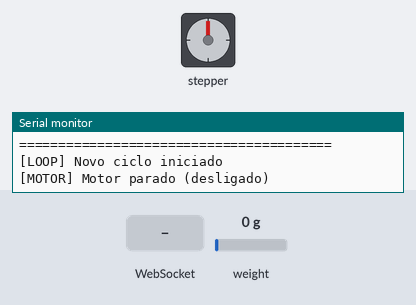
Recording of a sketch running on a simulated ESP32. Shown: stepper motor, the last lines printed to the serial monitor. Inputs (shaded band) come from the test bench; at power-on: weight on the scale 0 g. WiFi joins after 1.5 s; servers stay silent unless stated; the camera gives no picture; stepper angles assume 200 steps per turn.

Above: at 5.0 s.
5.1 s: WebSocket text "motor_ligar" received
At 5.98 s:
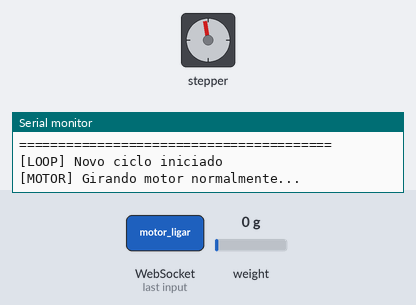
At 8.04 s:
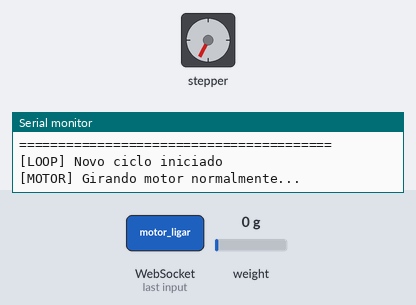
9.0 s: WebSocket text "motor_inverter" received
At 9.51 s:
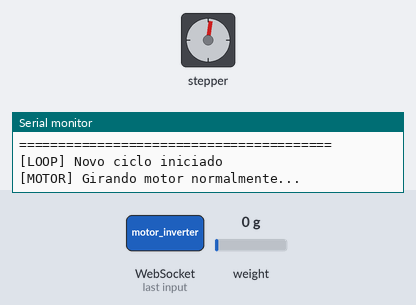
13.1 s: WebSocket text "antiobstrucao_ligar" received
At 15.09 s:
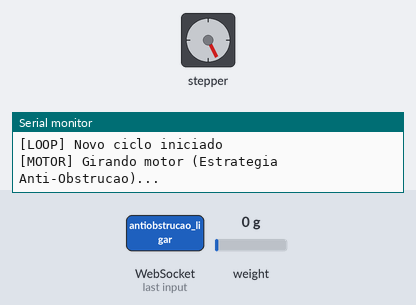
17.2 s: WebSocket text "motor_desligar" received
21.3 s: WebSocket text "delay_ligar" received
23.1 s: WebSocket text "delay_desligar" received
Timing chart, 0 to 26.1 s (numbered marks = the images above; inputs shaded):
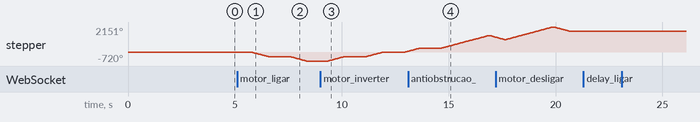

The sketch:

esp32-cam-full-code.ino
```cpp
#include "esp_camera.h"
#include <esp_http_server.h>
#include <WiFi.h>
#include <Stepper.h>
#include <WebSocketsClient.h>
#include "HX711.h"

// 1. Substitua pelas suas credenciais de Wi-Fi
const char* ssid = "";
const char* password = "";

// 2. Configuração do Servidor WebSocket
const char* wsServerIP = "";
const int wsServerPort = 3001;
const char* wsServerPath = "/esp32";

// Pinos da câmera (Padrão para o modelo AI Thinker)
#define PWDN_GPIO_NUM     32
#define RESET_GPIO_NUM    -1
#define XCLK_GPIO_NUM      0
#define SIOD_GPIO_NUM     26
#define SIOC_GPIO_NUM     27
#define Y9_GPIO_NUM       35
#define Y8_GPIO_NUM       34
#define Y7_GPIO_NUM       39
#define Y6_GPIO_NUM       36
#define Y5_GPIO_NUM       21
#define Y4_GPIO_NUM       19
#define Y3_GPIO_NUM       18
#define Y2_GPIO_NUM        5
#define VSYNC_GPIO_NUM    25
#define HREF_GPIO_NUM     23
#define PCLK_GPIO_NUM     22

// Pinos da Balança (HX711)
#define DT 4
#define SCK 2

HX711 escala;
float fator_calibracao = 1016.19;

// Quantidade de passos por volta do motor
const int stepsPerRevolution = 200;

// Pinos do motor de passo no ESP32-CAM
#define IN1 12
#define IN2 13
#define IN3 14
#define IN4 15

// Inicializa a biblioteca Stepper
Stepper myStepper(stepsPerRevolution, IN1, IN3, IN2, IN4);

// Estado do motor (ligado/desligado)
bool motorLigado = false;
bool direcaoInvertida = true;

// Controle do delay no loop (pode ser desativado pelo frontend)
bool delayAtivo = false;

// Controle da estratégia anti-obstrução (pode ser desativada pelo frontend)
bool antiObstrucaoAtivo = false;

// Velocidade do motor em RPM (ajustável pelo frontend)
int motorRPM = 80;

// Clientes Wi-Fi e MQTT
WiFiClient espClient;
WebSocketsClient webSocket;
unsigned long lastPing = 0;

// Servidor HTTP para a Câmera
httpd_handle_t camera_httpd = NULL;

#define PART_BOUNDARY "123456789000000000000987654321"
static const char* _STREAM_CONTENT_TYPE = "multipart/x-mixed-replace;boundary=" PART_BOUNDARY;
static const char* _STREAM_BOUNDARY = "\r\n--" PART_BOUNDARY "\r\n";
static const char* _STREAM_PART = "Content-Type: image/jpeg\r\nContent-Length: %u\r\n\r\n";

// Resposta para o Google Chrome liberar o CORS (Preflight OPTIONS)
static esp_err_t options_handler(httpd_req_t *req) {
  httpd_resp_set_hdr(req, "Access-Control-Allow-Origin", "*");
  httpd_resp_set_hdr(req, "Access-Control-Allow-Methods", "GET, OPTIONS");
  httpd_resp_set_hdr(req, "Access-Control-Allow-Headers", "*");
  httpd_resp_send(req, NULL, 0);
  return ESP_OK;
}

static esp_err_t stream_handler(httpd_req_t *req) {
  camera_fb_t * fb = NULL;
  esp_err_t res = ESP_OK;
  size_t _jpg_buf_len = 0;
  uint8_t * _jpg_buf = NULL;
  char * part_buf[64];

  res = httpd_resp_set_type(req, _STREAM_CONTENT_TYPE);
  if (res != ESP_OK) return res;

  // Libera o CORS para a IA do Frontend ler os pixels
  httpd_resp_set_hdr(req, "Access-Control-Allow-Origin", "*");

  while (true) {
    fb = esp_camera_fb_get();
    if (!fb) {
      Serial.println("Falha na captura da camera");
      res = ESP_FAIL;
    } else {
      _jpg_buf_len = fb->len;
      _jpg_buf = fb->buf;
    }
    if (res == ESP_OK) {
      size_t hlen = snprintf((char *)part_buf, 64, _STREAM_PART, _jpg_buf_len);
      res = httpd_resp_send_chunk(req, (const char *)part_buf, hlen);
    }
    if (res == ESP_OK) {
      res = httpd_resp_send_chunk(req, (const char *)_jpg_buf, _jpg_buf_len);
    }
    if (res == ESP_OK) {
      res = httpd_resp_send_chunk(req, _STREAM_BOUNDARY, strlen(_STREAM_BOUNDARY));
    }
    if (fb) {
      esp_camera_fb_return(fb);
      fb = NULL;
      _jpg_buf = NULL;
    } else if (_jpg_buf) {
      free(_jpg_buf);
      _jpg_buf = NULL;
    }
    if (res != ESP_OK) break;
  }
  return res;
}

void startCameraServer() {
  httpd_config_t config = HTTPD_DEFAULT_CONFIG();
  config.server_port = 80;

  httpd_uri_t stream_uri = {
    .uri       = "/stream",
    .method    = HTTP_GET,
    .handler   = stream_handler,
    .user_ctx  = NULL
  };

  httpd_uri_t options_uri = {
    .uri       = "/stream",
    .method    = HTTP_OPTIONS,
    .handler   = options_handler,
    .user_ctx  = NULL
  };

  if (httpd_start(&camera_httpd, &config) == ESP_OK) {
    httpd_register_uri_handler(camera_httpd, &stream_uri);
    httpd_register_uri_handler(camera_httpd, &options_uri);
    Serial.println("Servidor de video iniciado na porta 80");
  }
}

void webSocketEvent(WStype_t type, uint8_t * payload, size_t length) {
  switch(type) {
    case WStype_DISCONNECTED:
      Serial.println("[WS] Desconectado do servidor!");
      break;
    case WStype_CONNECTED:
      Serial.printf("[WS] Conectado ao url: %s\n", payload);
      webSocket.sendTXT("{\"status\":\"online\"}");
      break;
    case WStype_TEXT:
      {
        String message = "";
        for (size_t i = 0; i < length; i++) {
          message += (char)payload[i];
        }
        Serial.print("[WS] Mensagem recebida: ");
        Serial.println(message);

        if (message.indexOf("motor_ligar") >= 0) {
          motorLigado = true;
          Serial.println("[MOTOR] LIGADO");
        } else if (message.indexOf("motor_desligar") >= 0) {
          motorLigado = false;
          Serial.println("[MOTOR] DESLIGADO");
        } else if (message.indexOf("motor_inverter") >= 0) {
          direcaoInvertida = !direcaoInvertida;
          Serial.println("[MOTOR] Invertido");
        } else if (message.indexOf("delay_ligar") >= 0) {
          delayAtivo = true;
        } else if (message.indexOf("delay_desligar") >= 0) {
          delayAtivo = false;
        } else if (message.indexOf("antiobstrucao_ligar") >= 0) {
          antiObstrucaoAtivo = true;
        } else if (message.indexOf("antiobstrucao_desligar") >= 0) {
          antiObstrucaoAtivo = false;
        } else if (message.indexOf("velocidade_") >= 0) {
          int idx = message.indexOf("velocidade_") + 11;
          int endIdx = idx;
          while (endIdx < (int)message.length() && isDigit(message[endIdx])) {
            endIdx++;
          }
          int novaVelocidade = message.substring(idx, endIdx).toInt();
          if (novaVelocidade >= 1 && novaVelocidade <= 200) {
            motorRPM = novaVelocidade;
            myStepper.setSpeed(motorRPM);
            Serial.printf("[MOTOR] Nova vel: %d\n", motorRPM);
          }
        }
      }
      break;
  }
}

void setup() {
  Serial.begin(115200);

  // Velocidade do motor (RPM)
  myStepper.setSpeed(80);
  Serial.println("Motor de passo iniciado");

  // Conecta ao Wi-Fi
  WiFi.begin(ssid, password);
  Serial.print("Conectando ao WiFi");
  while (WiFi.status() != WL_CONNECTED) {
    delay(500);
    Serial.print(".");
  }
  Serial.println("\nWi-Fi Conectado!");
  Serial.print("IP da ESP32: ");
  Serial.println(WiFi.localIP());

  // Configura e conecta ao WebSocket
  webSocket.begin(wsServerIP, wsServerPort, wsServerPath);
  webSocket.onEvent(webSocketEvent);
  webSocket.setReconnectInterval(5000);

  // Inicialização da Câmera
  camera_config_t config;
  config.ledc_channel = LEDC_CHANNEL_0;
  config.ledc_timer = LEDC_TIMER_0;
  config.pin_d0 = Y2_GPIO_NUM;
  config.pin_d1 = Y3_GPIO_NUM;
  config.pin_d2 = Y4_GPIO_NUM;
  config.pin_d3 = Y5_GPIO_NUM;
  config.pin_d4 = Y6_GPIO_NUM;
  config.pin_d5 = Y7_GPIO_NUM;
  config.pin_d6 = Y8_GPIO_NUM;
  config.pin_d7 = Y9_GPIO_NUM;
  config.pin_xclk = XCLK_GPIO_NUM;
  config.pin_pclk = PCLK_GPIO_NUM;
  config.pin_vsync = VSYNC_GPIO_NUM;
  config.pin_href = HREF_GPIO_NUM;
  config.pin_sscb_sda = SIOD_GPIO_NUM;
  config.pin_sscb_scl = SIOC_GPIO_NUM;
  config.pin_pwdn = PWDN_GPIO_NUM;
  config.pin_reset = RESET_GPIO_NUM;
  config.xclk_freq_hz = 20000000;
  config.pixel_format = PIXFORMAT_JPEG;

  // Resolução aumentada
  config.frame_size = FRAMESIZE_VGA;
  config.jpeg_quality = 10;
  config.fb_count = 1;
  esp_err_t err = esp_camera_init(&config);
  if (err != ESP_OK) {
    Serial.printf("Erro ao iniciar a camera: 0x%x\n", err);
  } else {
    // Inicia o servidor Web
    startCameraServer();
  }

  // Inicialização da Balança
  escala.begin(DT, SCK);
  Serial.println("Iniciando a balança...");

  // Aguarda até 5 segundos para a balança ficar pronta
  int tentativas = 0;
  while (!escala.is_ready() && tentativas < 50) {
    delay(100);
    tentativas++;
  }

  if (escala.is_ready()) {
    escala.set_scale(fator_calibracao);
    Serial.println("Calculando o Zero (Tara)...");
    escala.tare(20);
    Serial.println("Balança zerada!");
  } else {
    Serial.println("Erro: Balança não encontrada. Verifique as conexões do HX711.");
  }
}

void desligarMotor() {
  digitalWrite(IN1, LOW);
  digitalWrite(IN2, LOW);
  digitalWrite(IN3, LOW);
  digitalWrite(IN4, LOW);
}

void loop() {
  Serial.println("========================================");
  Serial.println("[LOOP] Novo ciclo iniciado");

  // Processa mensagens WebSocket
  webSocket.loop();

  // Envia ping de status a cada 10 segundos
  if (millis() - lastPing > 10000) {
    webSocket.sendTXT("{\"status\":\"online\"}");
    lastPing = millis();
  }

  // Aciona o motor apenas se estiver ligado
  if (motorLigado) {
    int sentido = direcaoInvertida ? -1 : 1;

    if (antiObstrucaoAtivo) {
      Serial.println("[MOTOR] Girando motor (Estrategia Anti-Obstrucao)...");

      // Realiza 3 giros
      myStepper.step(3 * stepsPerRevolution * sentido);

      // Volta 1 giro
      Serial.println("[MOTOR] Voltando 1 giro...");
      myStepper.step(-1 * stepsPerRevolution * sentido);

      // Realiza 3 giros novamente
      Serial.println("[MOTOR] Girando mais 3 vezes...");
      myStepper.step(3 * stepsPerRevolution * sentido);

      // Volta 1 giro novamente
      Serial.println("[MOTOR] Voltando 1 giro final...");
      myStepper.step(-1 * stepsPerRevolution * sentido);
    } else {
      Serial.println("[MOTOR] Girando motor normalmente...");
      myStepper.step(stepsPerRevolution * sentido);
    }

    Serial.println("[MOTOR] Passo concluido. Desligando bobinas para esfriar.");
    //desligarMotor();
  } else {
    Serial.println("[MOTOR] Motor parado (desligado)");
  }

    // Processa WS novamente
    webSocket.loop();

  // Leitura da balança e envio por MQTT
  if (escala.is_ready()) {
    float peso = escala.get_units(10);
    Serial.print("[BALANCA] Peso: ");
    Serial.print(peso, 1);
    Serial.println(" g");

    // Envia o peso no formato JSON para o WebSocket
    String payload = "{\"peso\":" + String(peso, 1) + "}";
    webSocket.sendTXT(payload);
  } else {
    Serial.println("[BALANCA] Erro: Falha na leitura do HX711.");
  }

  // Processa WS mais uma vez
  webSocket.loop();

  if (delayAtivo) {
    Serial.println("[LOOP] Aguardando 1 segundo...");
    delay(1000);
  } else {
    Serial.println("[LOOP] Delay desativado, continuando...");
  }
}
```

Measured:
- after the input at 5.1 s, stepper: turns 360° counter-clockwise in 0.75 s, then 360° counter-clockwise in 0.75 s
